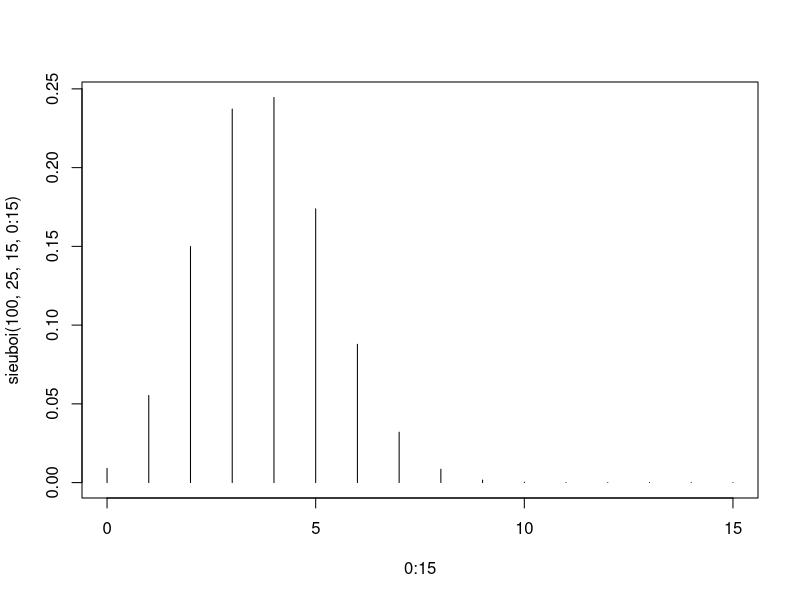
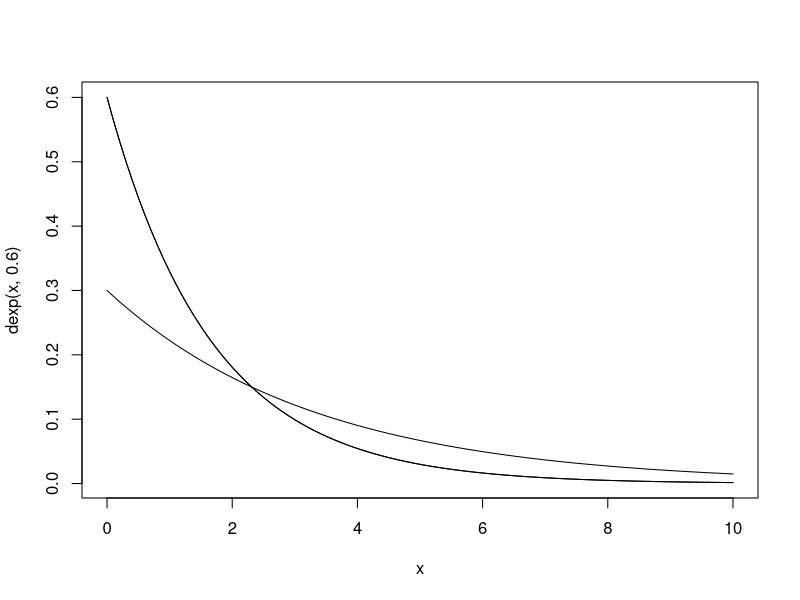
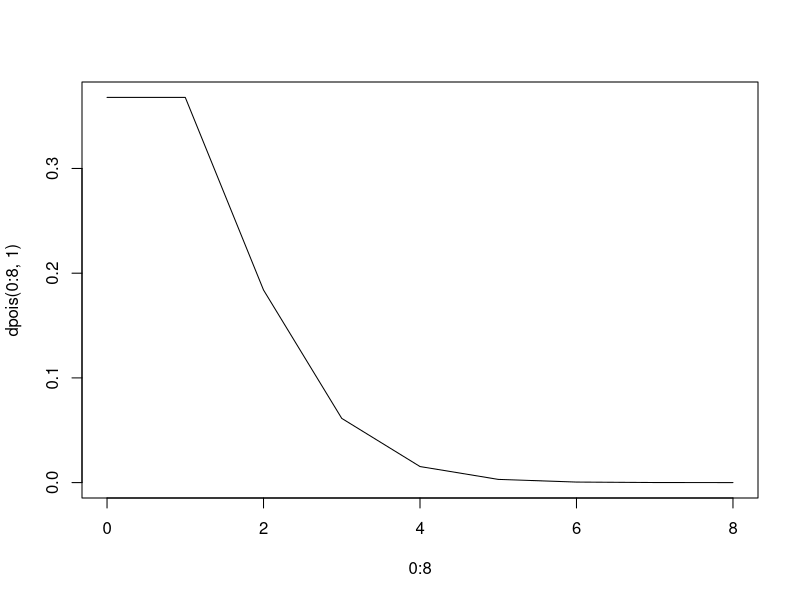
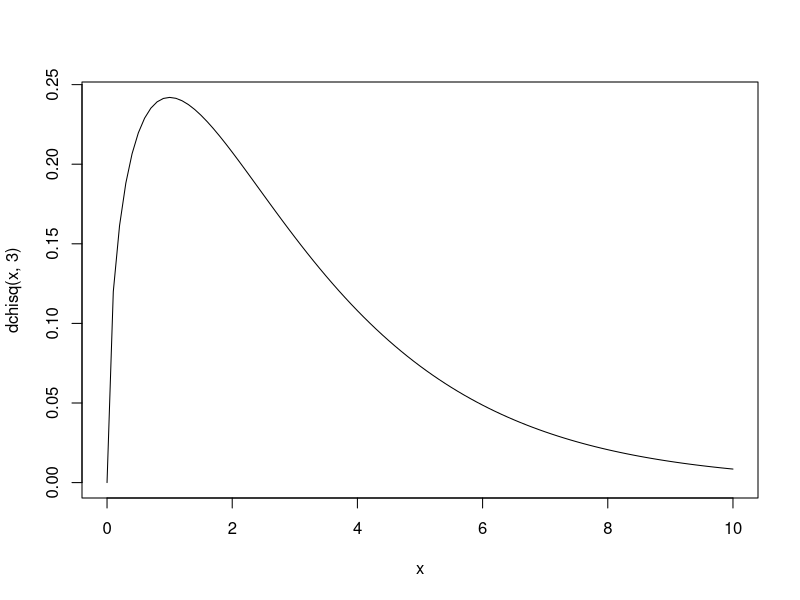
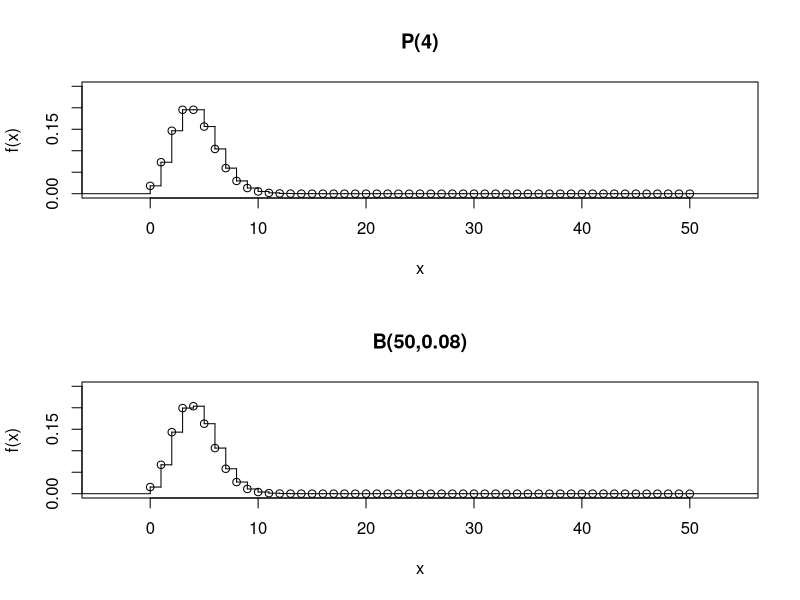
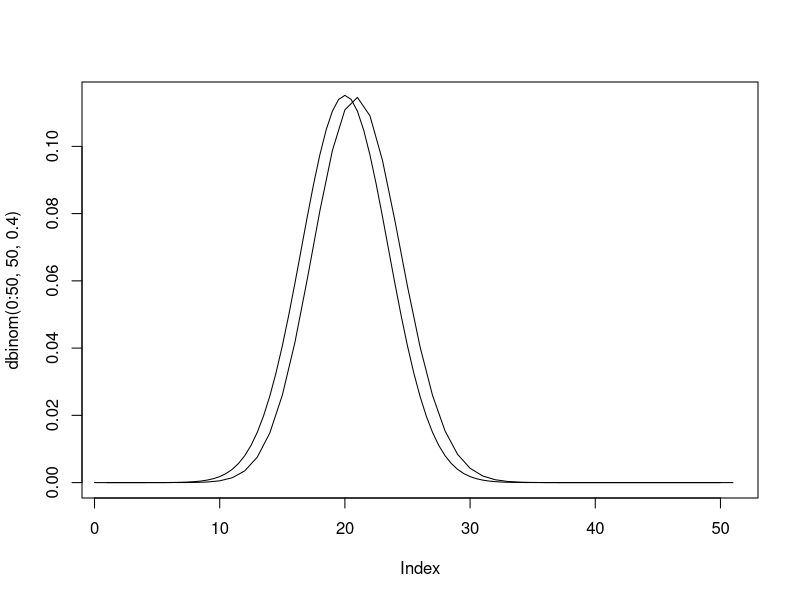

Source code (R) for these figures, in order:
#Bai 1
sieuboi = function(N,M,n,x){
  choose(M,x)*choose(N-M,n-x)/choose(N,n)
}
plot(0:15,sieuboi(100,25,15,0:15),type="h")

############################
#bai 2
sieuboi = function(N,M,n,x){
  choose(M,x)*choose(N-M,n-x)/choose(N,n)
}

sum(sieuboi(100,25,15,5:12))

phanphoisb = function(N,M,n,x) {
  sum(sieuboi(N,M,n,0:x))
}

phanphoisb(100,25,15,12)-phanphoisb(100,25,15,5)

############################
#Bai 3
#a
curve(dexp(x,0.6),0,10)

#b
curve(dexp(x,0.6),0,10,add=T)
curve(dexp(x,0.3),0,10,add=T)

#c

pexp(10,0.6)
pexp(10,0.6)

############################
#Bai 4
plot(0:8,dpois(0:8,1),'l')


#Bai 5
curve(dchisq(x,3),0,10)

############################
#Bai 6
layout(matrix(c(2,1),nrow=2))
plot(stepfun(0:50,c(0,dbinom(0:50,50,0.08))),ylim=c(0,0.25),main="B(50,0.08)")
plot(stepfun(0:50,c(0,dpois(0:50,4))),ylim=c(0,0.25),main="P(4)")

############################
#bai 7
layout(matrix(1,nrow=1))
plot(dbinom(0:50,50,0.4),type='l')

curve(dnorm(x,20,sqrt(12)),0,50,add=T)